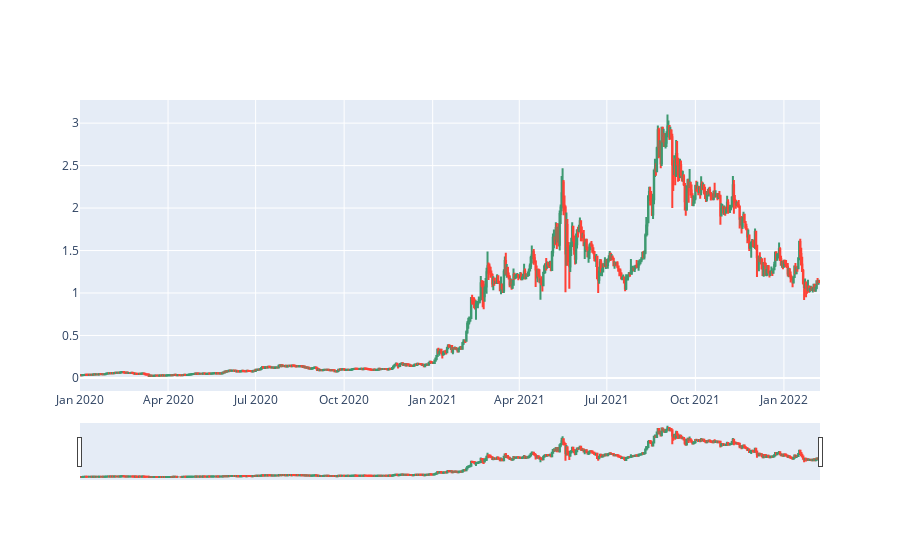

The cell this chart's notebook holds for it:
### Code cell
fig = go.Figure(data=[go.Candlestick(x=df.index,
                open=df['open'],
                high=df['high'],
                low=df['low'],
                close=df['close'])])

fig.show()

### Figure 1 — Plotly figure (JSON) as saved in the notebook; plotly's stock layout.template omitted (floating-point values rounded to 4 significant figures; data arrays with more than 128 entries replaced by an {"elided": "..."} marker saying what was removed)
{"data": [{"close": {"elided": "769 float values"}, "high": {"elided": "769 float values"}, "low": {"elided": "769 float values"}, "open": {"elided": "769 float values"}, "type": "candlestick", "x": {"elided": "769 str values"}}], "layout": {}}
